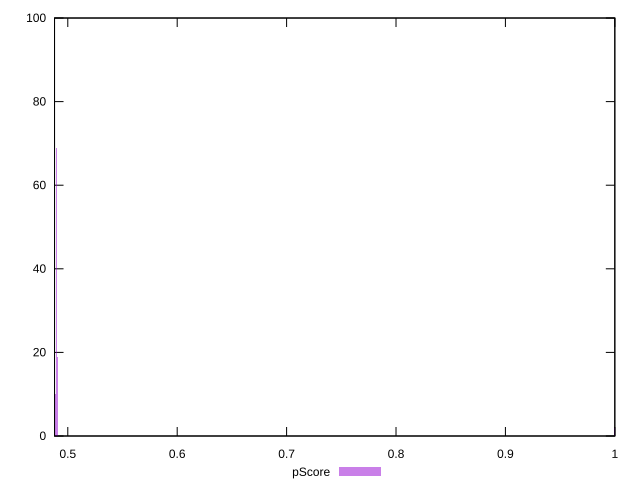

Source code (gnuplot):
reset

$pScore <<EOF
1.000237018403819 2
0.4882392096959258 10
0.4894271396465242 69
0.49061506959712253 19
EOF

set key outside below
set boxwidth 0.0011879299505983597
set xrange [0.4878823529411765:1]
set yrange [0:100]
set trange [0:100]
set style fill transparent solid 0.5 noborder
set terminal svg size 640, 490 enhanced background rgb 'white'
set output "report_00019_2021-02-10T18-14-37.922Z//uses-rel-preload/samples/pages/pScore/histogram.svg"

plot $pScore title "pScore" with boxes

reset
